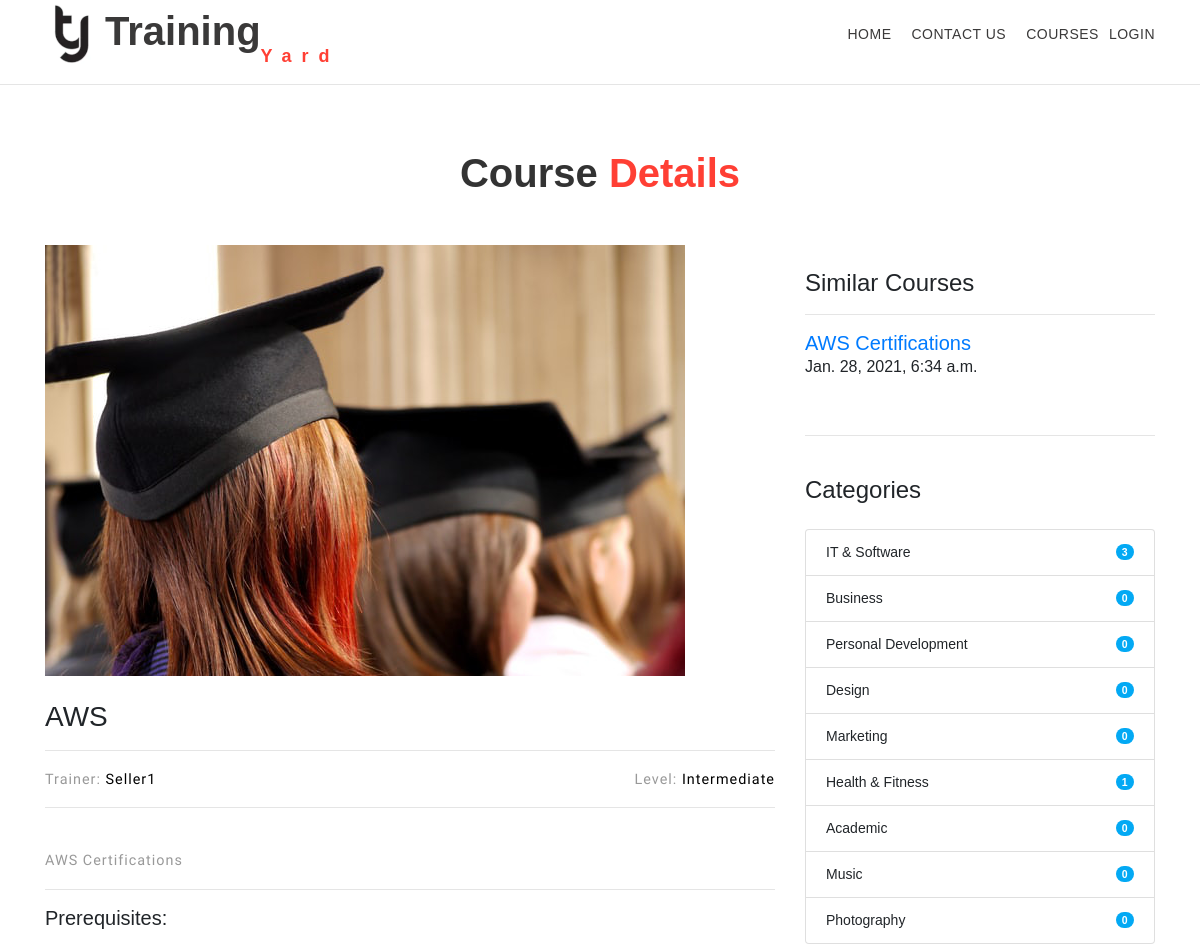
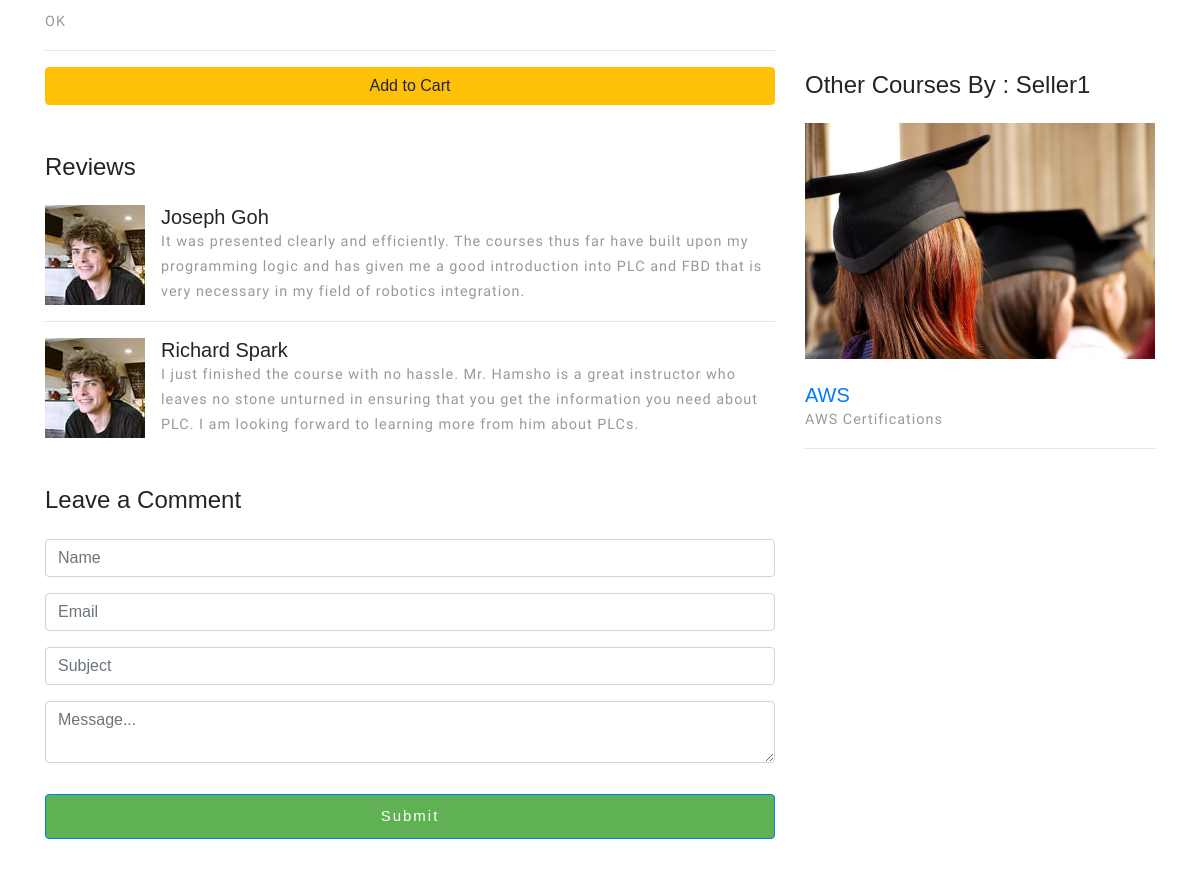
The page /details/1 on the database its author committed (2 pictures, top to bottom).
### trainingyard/models.py (models this page shows, shortened)
class Course(models.Model):
    LEVEL = (
        ('Basic', 'Basic'),
        ('Intermediate', 'Intermediate'),
        ('Advanced', 'Advanced'),
    )
    AVAILABILITY = (
        ('Online', 'Online'),
        ('Offline', 'Offline'),
        ('Both', 'Both'),
    )
    name = models.CharField(max_length=200, null=True)
    seller = models.ForeignKey(Seller, null=True, on_delete=models.SET_NULL)
    subCategory = models.ForeignKey(SubCategories, null=True, on_delete=models.SET_NULL)
    image = models.ImageField(upload_to='static/images/courses', default="profile1.png", null=True, blank=True)
    description = models.TextField(null=True)
    courseAvailability = models.CharField(max_length=200, null=True, choices=AVAILABILITY)
    price = models.FloatField(null=True)
    level = models.CharField(max_length=200, null=True, choices=LEVEL)
    requirements = models.TextField(null=True)
    tags = models.ManyToManyField(Tag)
    date_created = models.DateTimeField(auto_now_add=True, null=True)
    ratings = GenericRelation(Rating, related_query_name='foos')
    def __str__(self):
        return self.name
    class Meta:
        db_table = "Course"

class Seller(models.Model):
    user = models.OneToOneField(User, null=True, blank=True, on_delete=models.CASCADE)
    name = models.CharField(max_length=200, null=True)
    phone = models.CharField(max_length=200, null=True)
    email = models.CharField(max_length=200, null=True)
    company = models.CharField(max_length=200, null=True)
    about = models.TextField(null=True)
    profile_pic = models.ImageField(upload_to='static/images/profiles', default="profile1.png", null=True, blank=True)
    date_created = models.DateTimeField(auto_now_add=True, null=True)

class Categories(models.Model):
    name = models.CharField(max_length=200, null=True)
    image = models.ImageField(upload_to='static/images/categories', default="profile1.png", null=True, blank=True)

### trainingyard/views.py (the view)
# urls.py: path('details/<int:course_id>', views.details, name="course_details"),
def details(request, course_id):
    course_details_qs = Course.objects.filter(id=course_id)
    seller_qs = Seller.objects.filter(course__id=course_details_qs[0].id)
    course_details_all_seller = Course.objects.filter(seller=seller_qs.first())
    print(course_details_all_seller)
    categories = defaultdict(int)
    for obj in Categories.objects.all():
        for obj2 in SubCategories.objects.values("category"):
            if obj.id == obj2["category"]:
                categories[obj.name] += 1
        if not categories[obj.name]:
            categories[obj.name] = 0
    categories = dict(categories)
    return render(request, 'accounts/single.html',
                  {"course_details_qs": course_details_qs,
                   "seller_qs": seller_qs[0],
                   "course_id": course_id,
                   "course_details_all": course_details_all_seller,
                   "categories":categories})

### trainingyard/templates/accounts/single.html (shortened to what this page needs)
{% extends 'accounts/base.html'%}
{% block content %}
{% load static %}
<hr>
	<div class="single-page ">
		<div class="container py-xl-5 py-lg-3">
			<div class="title-section text-center mb-md-5 mb-4">
				<h3 class="w3ls-title">Course <span>Details</span></h3>
			</div>
			<div class="inner-sec">
				<div class="row">
					{% for data in course_details_qs %}
					<div class="col-lg-8 left-blog-info text-left">
						<div class="blog-grid-top">
							<div class="b-grid-top">
								<div class="blog_info_left_grid">
									<a href="single.html">
										<img src="/{{data.image}}" class="img-fluid" alt="">
									</a>
								</div>
							</div>
							<br>
							<h3>
								{{data.name}}
							</h3><hr>
							<p style="float:left;">Trainer: <span style="color:#000">{{seller_qs.name}}</span></p>
							<p style="float:right;">Level: <span style="color:#000">{{data.level}}</span></p><br><hr><br>
							<p>{{data.description}}</p><hr>
							<h5> Prerequisites: </h5><br>
							<p>{{data.requirements}}</p><hr>
								<form action="../add_to_cart/", method="post">
									<input type="submit" class="btn btn-block btn-warning" value="Add to Cart" />
								</form><br>
						</div>
						<br>
						<div class="comment-top">
							<h4>Reviews</h4><br>
							<div class="media">
								<a class="d-flex pr-3" href="#">
									<img src="/static/images/te2.jpg" alt="" class="img-fluid" />
								</a>
								<div class="media-body">
									<h5 class="mt-0">Joseph Goh</h5>
									<p>It was presented clearly and efficiently.
										The courses thus far have built upon my programming
										logic and has given me a good introduction into PLC and FBD
										that is very necessary in my field of robotics integration. </p>
								</div>
							</div>
							<hr>
							<div class="media mt-3">
								<a class="d-flex pr-3" href="#">
									<img src="/static/images/te2.jpg" alt="" class="img-fluid" />
								</a>
								<div class="media-body">
									<h5 class="mt-0">Richard Spark</h5>
									<p>I just finished the course with no hassle. Mr. Hamsho
										is a great instructor who leaves no stone unturned in ensuring
										that you get the information you need about PLC. I am looking forward
										to learning more from him about PLCs.</p>
								</div>
							</div>
						</div>
						<br><br>
						<div class="comment-top">
							<h4>Leave a Comment</h4><br>
							<div class="comment-bottom">
								<form action="#" method="post">
									<div class="form-group">
										<input class="form-control" type="text" name="Name" placeholder="Name"
											required="">
									</div>
									<div class="form-group">
										<input class="form-control" type="email" name="Email" placeholder="Email"
											required="">
									</div>
									<div class="form-group">
										<input class="form-control" type="text" name="Subject" placeholder="Subject"
											required="">
									</div>
									<div class="form-group">
										<textarea class="form-control" name="Message" placeholder="Message..."
											required=""></textarea>
									</div>
									<button type="submit" class="btn btn-primary submit">Submit</button>
								</form>
							</div>
						</div>
					</div>
					<aside class="col-lg-4 right-blog-con text-right mt-lg-0 mt-5">
						<div class="right-blog-info text-left">
								{% endfor %}
							<div class="category-story tech-btm"><br>
							<div class="tech-btm">
								<h4>Similar Courses</h4><hr>
								{% for data in course_details_all %}
								<div class="blog-grids row mb-3">
									<div class="col-md-12">
										<h5>
											<a href="single.html">{{data.description}}
											</a>
										</h5>
										<div class="sub-meta">
											<span>
												{{data.date_created}}</span>
										</div>
									</div>
								</div>
								{% endfor %}
							<br>
							<hr>
							<div class="tech-btm"><br>
								<h4>Categories</h4><br>
								<ul class="list-group single">
									{% for mykey, myvalue in categories.items %}
									<li class="list-group-item d-flex justify-content-between align-items-center">
										{{mykey}}
										<span class="badge badge-primary badge-pill">{{myvalue}}</span>
									</li>
									{% endfor %}
								</ul>
							</div>
							<br>
							<div class="single-gd tech-btm">
								<h4>Other Courses By : {{ seller_qs.name}}</h4><br>
								{% for data in course_details_all %}
									<div class="blog-grids">
										<div class="blog-grid-left">
											<a href="single.html">
												<img src="/{{data.image}}" class="img-fluid" alt="">
											</a>
										</div>
										<div class="blog-grid-right">
											<br><h5 class="mt-0">
												<a href="single.html">{{data.name}}</a>
											</h5>
											<p>{{data.description}}</p>
										</div>
									</div><hr>
								{% endfor %}
							</div>
						</div>
					</aside>
				</div>
			</div>
		</div>
	</div>
{% endblock %}

### static/css/style.css (style rules this page uses)
body { padding: 0; margin: 0; background: #FFF; font-family: 'Comfortaa', cursive; }
h1, h2, h3, h4, h5, h6 { margin: 0; padding: 0; font-family: 'Comfortaa', cursive; }
p { margin: 0; padding: 0; font-size: 17px; line-height: 25px; color: #999; font-family: 'Comfortaa', cursive; font-weight: normal; }
ul, ol { margin: 0; padding: 0; }
button.submit { background: #5FB153; color: #fff; font-size: 15px; letter-spacing: 2px; padding: 10px; width: 100%; margin-top: 1em; transition: 0.5s all; -webkit-transition: 0.5s all; -moz-transition: 0.5s all; -o-transition: 0.5s all; -ms-transition: 0.5s all; }
h3.w3ls-title { font-size: 40px; font-weight: 600; color: #333; }
h3.w3ls-title span { color: #ff3f34; }
.w3ls-bnrbtm, .single-page, .portfolio, .ab-info-main,.about-bottom { position: relative; z-index: 1; background: #fff; }

### static/css/carousal_style.css (style rules this page uses)
html, body { margin: 0; font-size: 100%; background: #fff; font-family: 'Work Sans', sans-serif; }
body a { text-decoration: none; transition: 0.5s all; -webkit-transition: 0.5s all; -moz-transition: 0.5s all; -o-transition: 0.5s all; -ms-transition: 0.5s all; }
input[type="button"], input[type="submit"] { transition: 0.5s all; -webkit-transition: 0.5s all; -moz-transition: 0.5s all; -o-transition: 0.5s all; -ms-transition: 0.5s all; }
h1, h2, h3, h4, h5, h6 { margin: 0; font-family: 'Work Sans', sans-serif; }
p { margin: 0; letter-spacing: 1px; font-size: 0.9em; }
ul { margin: 0; padding: 0; }
.list-group-item { font-weight: 300; font-size: 14px; }
.badge-primary { background-color: #03a9f4; }
.list-group { margin-bottom: 48px; }

### rows shown on the page
Course: image (picture), name "AWS", level "Intermediate", description "AWS Certifications", requirements "OK", date_created "Jan. 28, 2021, 6:34 a.m."
Seller: name "Seller1"
Categories: categories "IT & Software"
Categories: categories "Business"
Categories: categories "Personal Development"
Categories: categories "Design"
Categories: categories "Marketing"
Categories: categories "Health & Fitness"
Categories: categories "Academic"
Categories: categories "Music"
Categories: categories "Photography"

### other values the page prints
{{ myvalue }} "3" "0" "0" "0" "0" "1" "0" "0" "0"
